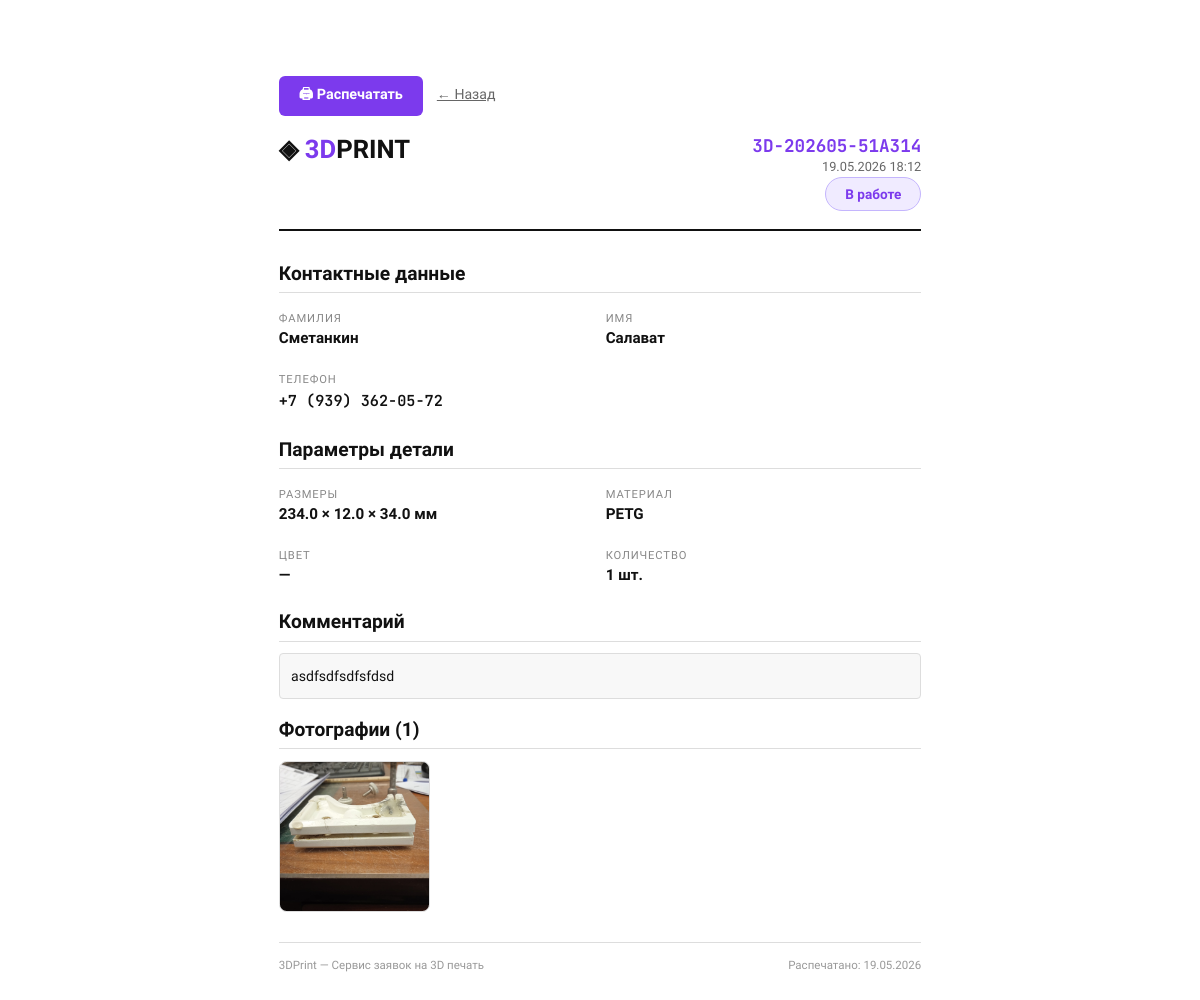
/admin/print/1 (signed in), run on the app's committed database.
### app.py (models this page shows, shortened)
class PrintRequest(db.Model):
    id = db.Column(db.Integer, primary_key=True)
    ticket_number = db.Column(db.String(20), unique=True, nullable=False)
    last_name = db.Column(db.String(100), nullable=False)
    first_name = db.Column(db.String(100), nullable=False)
    phone = db.Column(db.String(20), nullable=False)
    length = db.Column(db.Float, nullable=True)
    width = db.Column(db.Float, nullable=True)
    height = db.Column(db.Float, nullable=True)
    material = db.Column(db.String(100), nullable=True)
    color = db.Column(db.String(50), nullable=True)
    quantity = db.Column(db.Integer, default=1)
    description = db.Column(db.Text, nullable=True)
    status = db.Column(db.String(30), default='Новая')
    created_at = db.Column(db.DateTime, default=datetime.utcnow)
    updated_at = db.Column(db.DateTime, default=datetime.utcnow, onupdate=datetime.utcnow)
    files = db.relationship('UploadedFile', backref='request', lazy=True, cascade='all, delete-orphan')

class UploadedFile(db.Model):
    id = db.Column(db.Integer, primary_key=True)
    request_id = db.Column(db.Integer, db.ForeignKey('print_request.id'), nullable=False)
    filename = db.Column(db.String(300), nullable=False)
    original_name = db.Column(db.String(300), nullable=False)
    file_type = db.Column(db.String(10), nullable=False)  # 'photo' or 'model'
    uploaded_at = db.Column(db.DateTime, default=datetime.utcnow)

### app.py (the view)
@app.route('/admin/print/<int:req_id>')
@login_required
def print_request(req_id):
    req = PrintRequest.query.get_or_404(req_id)
    photos = [f for f in req.files if f.file_type == 'photo']
    return render_template('print_view.html', req=req, photos=photos)

### app.py (called while the page is built)
def login_required(f):
    @wraps(f)
    def decorated(*args, **kwargs):
        if not session.get('admin_logged_in'):
            return redirect(url_for('admin_login'))
        return f(*args, **kwargs)
    return decorated

### templates/print_view.html (shortened to what this page needs)
<!DOCTYPE html>
<html lang="ru">
<head>
</head>
<body>
<div class="no-print">
    <button onclick="window.print()" style="background:#7C3AED;color:white;border:none;padding:8px 20px;border-radius:6px;font-size:0.9rem;cursor:pointer;font-family:inherit;font-weight:700;">
        🖨 Распечатать
    </button>
    <a href="/admin/request/{{ req.id }}" style="margin-left:10px;color:#666;font-size:0.88rem;">← Назад</a>
</div>
<div class="print-header">
    <div class="print-logo">◈ <span>3D</span>PRINT</div>
    <div class="print-meta">
        <div class="print-ticket">{{ req.ticket_number }}</div>
        <div class="print-date">{{ req.created_at.strftime('%d.%m.%Y %H:%M') }}</div>
        <div style="margin-top:3px;"><span class="status-badge">{{ req.status }}</span></div>
    </div>
</div>
<h2>Контактные данные</h2>
<div class="info-grid">
    <div class="info-item"><div class="label">Фамилия</div><div class="value">{{ req.last_name }}</div></div>
    <div class="info-item"><div class="label">Имя</div><div class="value">{{ req.first_name }}</div></div>
    <div class="info-item"><div class="label">Телефон</div><div class="value" style="font-family:'JetBrains Mono',monospace;">{{ req.phone }}</div></div>
</div>
<h2>Параметры детали</h2>
<div class="info-grid">
    {% if req.length %}
    <div class="info-item"><div class="label">Размеры</div><div class="value">{{ req.length }} × {{ req.width }} × {{ req.height }} мм</div></div>
    {% endif %}
    <div class="info-item"><div class="label">Материал</div><div class="value">{{ req.material or '—' }}</div></div>
    <div class="info-item"><div class="label">Цвет</div><div class="value">{{ req.color or '—' }}</div></div>
    <div class="info-item"><div class="label">Количество</div><div class="value">{{ req.quantity }} шт.</div></div>
</div>
{% if req.description %}
<h2>Комментарий</h2>
<div class="desc-box">{{ req.description }}</div>
{% endif %}
{% if photos %}
<h2>Фотографии ({{ photos|length }})</h2>
<div class="photos-row">
    {% for f in photos %}
    <img src="/uploads/photos/{{ f.filename }}" alt="{{ f.original_name }}">
    {% endfor %}
</div>
{% endif %}
<div class="footer">
    <span>3DPrint — Сервис заявок на 3D печать</span>
    <span>Распечатано: {{ req.created_at.strftime('%d.%m.%Y') }}</span>
</div>
</body>
</html>

### templates/print_view.html (style rules this page uses)
* { margin: 0; padding: 0; box-sizing: border-box; }
body { font-family: 'Exo 2', sans-serif; color: #111; background: #fff; padding: 20mm; max-width: 210mm; margin: 0 auto; }
.print-header { display: flex; justify-content: space-between; align-items: flex-start; margin-bottom: 8mm; padding-bottom: 5mm; border-bottom: 2px solid #111; }
.print-logo { font-size: 1.6rem; font-weight: 900; }
.print-logo span { color: #7C3AED; }
.print-meta { text-align: right; }
.print-ticket { font-family: 'JetBrains Mono', monospace; font-size: 1.1rem; font-weight: 700; color: #7C3AED; }
.print-date { font-size: 0.8rem; color: #666; margin-top: 2px; }
h2 { font-size: 1.2rem; font-weight: 700; margin: 5mm 0 3mm; padding-bottom: 2mm; border-bottom: 1px solid #ddd; }
.info-grid { display: grid; grid-template-columns: 1fr 1fr; gap: 3mm; margin-bottom: 5mm; }
.info-item { padding: 2mm 0; }
.info-item .label { font-size: 0.7rem; text-transform: uppercase; letter-spacing: 0.08em; color: #888; margin-bottom: 1mm; }
.info-item .value { font-size: 0.95rem; font-weight: 600; }
.desc-box { background: #f8f8f8; border: 1px solid #ddd; border-radius: 4px; padding: 3mm; font-size: 0.88rem; line-height: 1.5; margin-bottom: 5mm; }
.status-badge { display: inline-block; padding: 2mm 5mm; border-radius: 20px; font-size: 0.85rem; font-weight: 700; background: #f0ebff; color: #7C3AED; border: 1px solid #c4b5fd; }
.photos-row { display: flex; flex-wrap: wrap; gap: 3mm; margin-top: 3mm; }
.photos-row img { width: 40mm; height: 40mm; object-fit: cover; border: 1px solid #ddd; border-radius: 2mm; }
.footer { margin-top: 8mm; padding-top: 4mm; border-top: 1px solid #ddd; display: flex; justify-content: space-between; font-size: 0.72rem; color: #999; }
.no-print { margin-bottom: 5mm; }

### data on the page
PrintRequest: ticket_number "3D-202605-51A314", created_at "19.05.2026 18:12", status "В работе", last_name "Сметанкин", first_name "Салават", phone "+7 (939) 362-05-72", length "234.0", width "12.0", height "34.0", material "PETG", color "—", quantity "1", description "asdfsdfsdfsfdsd", created_at "19.05.2026"
UploadedFile: filename (picture)

### other printed values
{{ photos|length }} "1"
